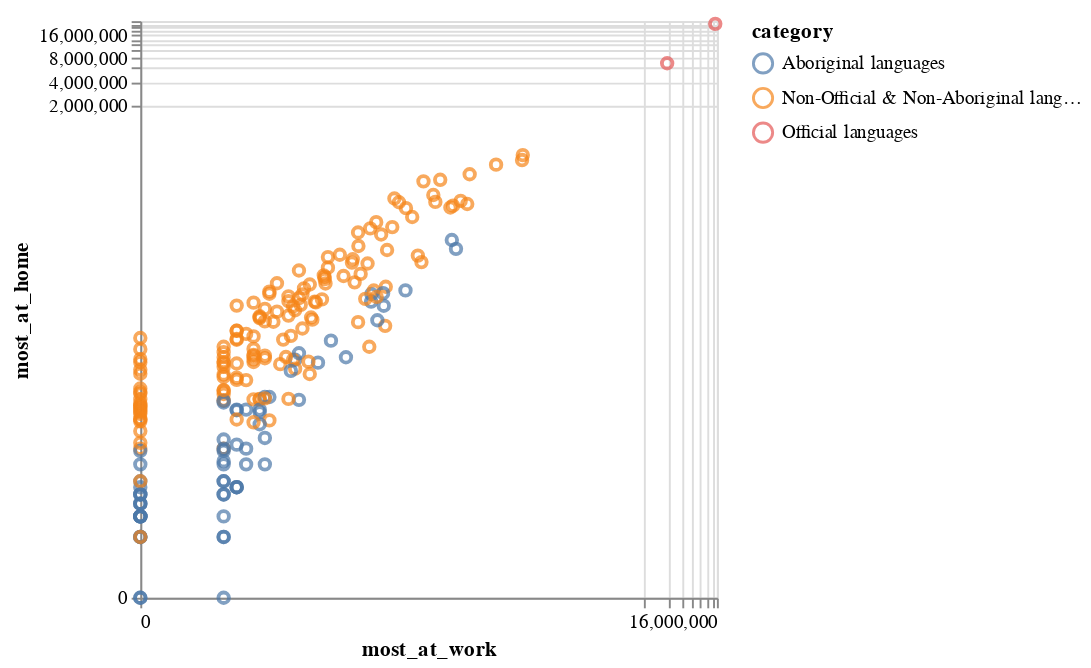

Source (notebook cell):
### Code cell
alt.Chart(can_lang).mark_point().encode(
    x = alt.X('most_at_work', scale = alt.Scale(type = "symlog")),
    y = alt.Y('most_at_home', scale = alt.Scale(type = "symlog")),
    color = 'category'
)

### Figure 1 — Vega-Lite specification as saved in the notebook (floating-point values rounded to 4 significant figures; data arrays with more than 128 entries replaced by an {"elided": "..."} marker saying what was removed)
{"config": {"view": {"continuousWidth": 300, "continuousHeight": 300}}, "data": {"name": "data-2271ee185e9e80917ae2def4f3a0d495"}, "mark": {"type": "point"}, "encoding": {"color": {"field": "category", "type": "nominal"}, "x": {"field": "most_at_work", "scale": {"type": "symlog"}, "type": "quantitative"}, "y": {"field": "most_at_home", "scale": {"type": "symlog"}, "type": "quantitative"}}, "$schema": "https://vega.github.io/schema/vega-lite/v5.16.3.json", "datasets": {"data-2271ee185e9e80917ae2def4f3a0d495": {"elided": "214 records"}}}
